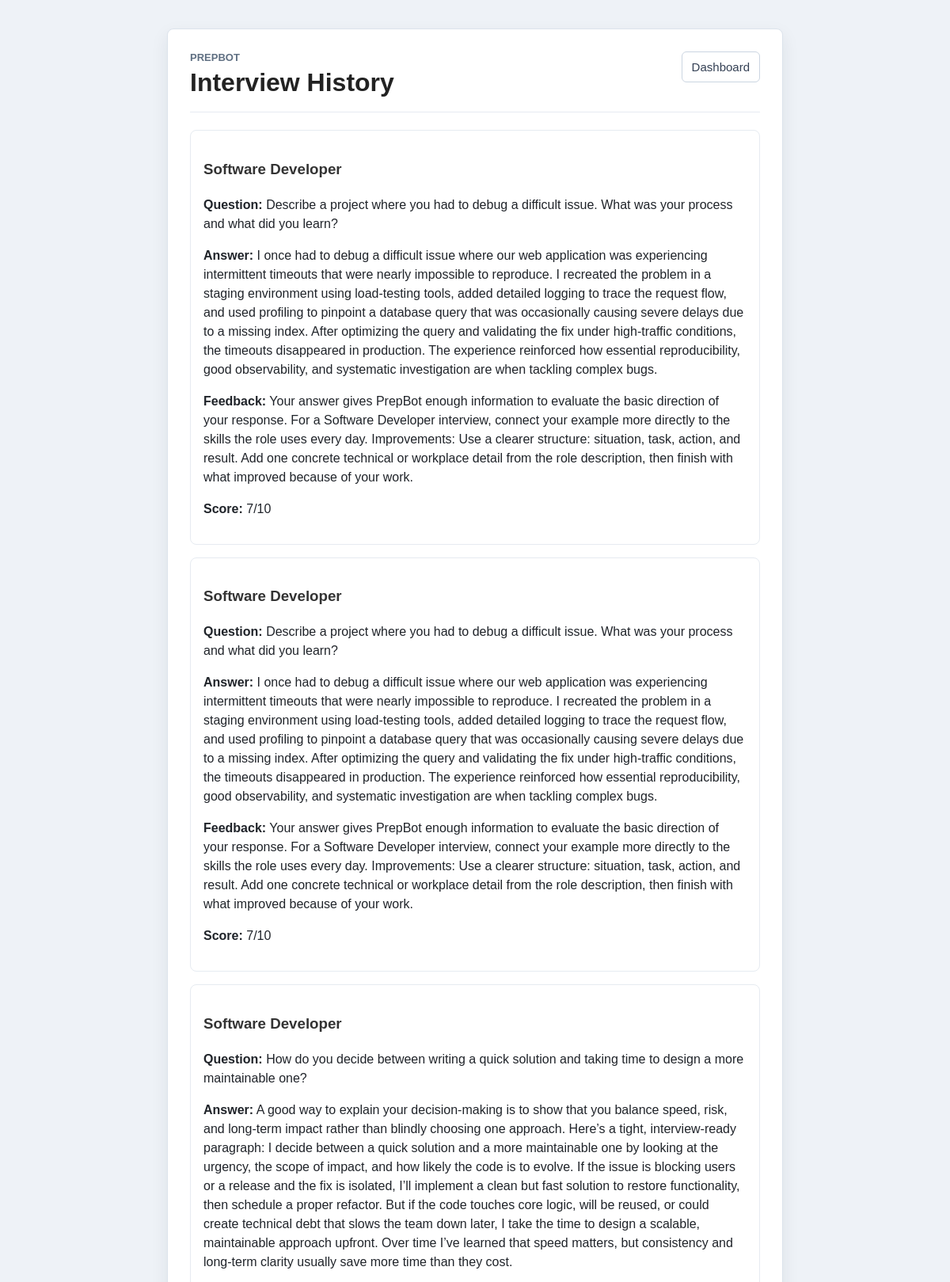
The page /history (signed in, upper part) on the database its author committed.
### app.py (models this page shows)
class Interview(db.Model):
    id = db.Column(db.Integer, primary_key=True)
    role = db.Column(db.String(100))
    question = db.Column(db.Text)
    answer = db.Column(db.Text)
    feedback = db.Column(db.Text)
    score = db.Column(db.Integer)
    improvements = db.Column(db.Text)
    answer_suggestion = db.Column(db.Text)
    session_id = db.Column(db.String(36))
    question_number = db.Column(db.Integer)
    user_id = db.Column(
        db.Integer,
        db.ForeignKey('user.id')
    )

### app.py (the view)
@app.route('/history')
@login_required
def history():
    interviews = Interview.query.filter_by(
        user_id=current_user.id
    ).all()
    return render_template(
        'history.html',
        interviews=interviews
    )

### app.py (called while the page is built)
@login_manager.user_loader
def load_user(user_id):
    return User.query.get(int(user_id))

### templates/history.html (shortened to what this page needs)
<!DOCTYPE html>
<html>
<head>
    <link rel="stylesheet" href="{{ url_for('static', filename='css/style.css') }}">
</head>
<body>
<div class="page-panel history-panel">
    <div class="page-header">
        <div>
            <p class="eyebrow">PrepBot</p>
            <h1>Interview History</h1>
        </div>
        <a href="/dashboard" class="text-button">Dashboard</a>
    </div>
    {% for interview in interviews %}
        <div class="history-item">
            <h3>{{ interview.role }}</h3>
            <p><strong>Question:</strong> {{ interview.question }}</p>
            <p><strong>Answer:</strong> {{ interview.answer }}</p>
            <p><strong>Feedback:</strong> {{ interview.feedback }}</p>
            <p><strong>Score:</strong> {{ interview.score }}/10</p>
        </div>
    {% else %}
        <p class="muted-text">No interview answers saved yet.</p>
    {% endfor %}
</div>
</body>
</html>

### static/css/style.css (style rules this page uses)
body { margin: 0; padding: 0; font-family: Arial, sans-serif; background-color: #eef2f7; color: #20242a; }
.page-panel { width: 760px; max-width: calc(100% - 40px); margin: 36px auto; background: white; padding: 28px; border: 1px solid #dce3ec; border-radius: 8px; box-shadow: 0px 8px 22px rgba(25, 39, 52, 0.08); }
.dashboard-panel, .history-panel, .results-panel { width: 720px; }
.page-header { align-items: flex-start; border-bottom: 1px solid #e6ebf1; display: flex; gap: 16px; justify-content: space-between; margin-bottom: 22px; padding-bottom: 18px; }
.page-header h1 { font-size: 32px; margin: 0; text-align: left; }
.eyebrow { color: #5f6f82; font-size: 13px; font-weight: bold; letter-spacing: 0; margin: 0 0 6px; text-transform: uppercase; }
.history-item { border: 1px solid #e6ebf1; border-radius: 8px; line-height: 1.5; margin-bottom: 16px; padding: 16px; }
h1 { text-align: center; color: #222; margin-bottom: 10px; font-size: 45px; }
h2, h3 { color: #333; }
.ghost-button, .text-button { background: white; border: 1px solid #cbd5e1; border-radius: 6px; color: #344054; cursor: pointer; display: inline-block; font-size: 15px; padding: 10px 12px; text-align: center; text-decoration: none; width: auto; }
a { text-decoration: none; color: #007BFF; }

### rows shown on the page
Interview: role "Software Developer", question "Describe a project where you had to debug a difficult issue. What was your process and what did you learn?", answer "I once had to debug a difficult issue where our web application was experiencing intermittent timeouts that were nearly impossible to reproduce. I recreated the problem in a staging environment using load‑testing tools, added detailed logging to trace the request flow, and used profiling to pinpoint a database query that was occasionally causing severe delays due to a missing index. After optimizing the query and validating the fix under high‑traffic conditions, the timeouts disappeared in production. The experience reinforced how essential reproducibility, good observability, and systematic investigation are when tackling complex bugs.", feedback "Your answer gives PrepBot enough information to evaluate the basic direction of your response. For a Software Developer interview, connect your example more directly to the skills the role uses every day. Improvements: Use a clearer structure: situation, task, action, and result. Add one concrete technical or workplace detail from the role description, then finish with what improved because of your work.", score "7"
Interview: role "Software Developer", question "Describe a project where you had to debug a difficult issue. What was your process and what did you learn?", answer "I once had to debug a difficult issue where our web application was experiencing intermittent timeouts that were nearly impossible to reproduce. I recreated the problem in a staging environment using load‑testing tools, added detailed logging to trace the request flow, and used profiling to pinpoint a database query that was occasionally causing severe delays due to a missing index. After optimizing the query and validating the fix under high‑traffic conditions, the timeouts disappeared in production. The experience reinforced how essential reproducibility, good observability, and systematic investigation are when tackling complex bugs.", feedback "Your answer gives PrepBot enough information to evaluate the basic direction of your response. For a Software Developer interview, connect your example more directly to the skills the role uses every day. Improvements: Use a clearer structure: situation, task, action, and result. Add one concrete technical or workplace detail from the role description, then finish with what improved because of your work.", score "7"
Interview: role "Software Developer", question "How do you decide between writing a quick solution and taking time to design a more maintainable one?", answer "A good way to explain your decision‑making is to show that you balance speed, risk, and long‑term impact rather than blindly choosing one approach. Here’s a tight, interview‑ready paragraph: I decide between a quick solution and a more maintainable one by looking at the urgency, the scope of impact, and how likely the code is to evolve. If the issue is blocking users or a release and the fix is isolated, I’ll implement a clean but fast solution to restore functionality, then schedule a proper refactor. But if the code touches core logic, will be reused, or could create technical debt that slows the team down later, I take the time to design a scalable, maintainable approach upfront. Over…"
